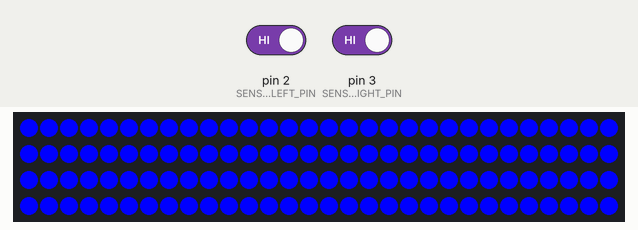
This sketch was run on a simulated Arduino Uno, built with avr-gcc and run on an emulated ATmega328P. Parts: 120 RGB LEDs in strip order, left to right, continuing on the next row. The inputs (shaded band) are chosen by the test bench; at power-on: pin 2 (SENSOR_LEFT_PIN) HIGH, pin 3 (SENSOR_RIGHT_PIN) HIGH.

Above: at 4.3 s.
4.4 s: pin 2 (SENSOR_LEFT_PIN) driven LOW
At 5.4 s:
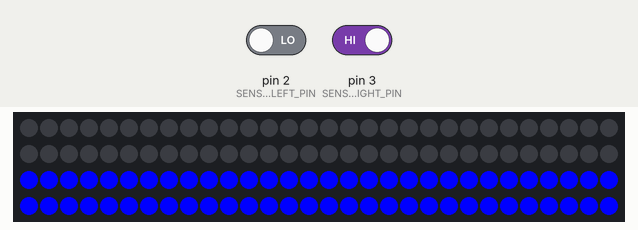
6.2 s: pin 3 (SENSOR_RIGHT_PIN) driven LOW
At 6.9 s:
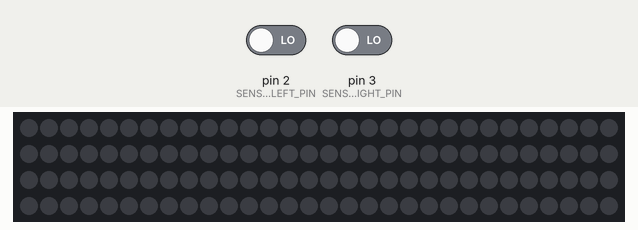
8.0 s: pin 2 (SENSOR_LEFT_PIN) driven HIGH
At 9.3 s:
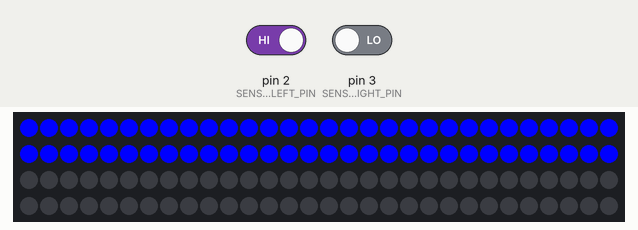
9.8 s: pin 3 (SENSOR_RIGHT_PIN) driven HIGH
At 10.8 s:
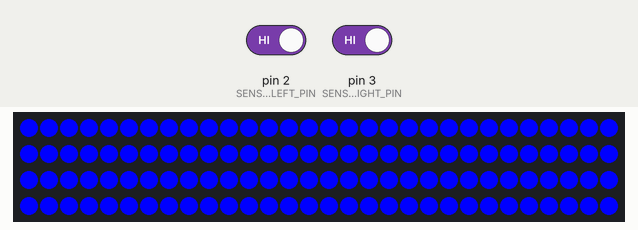
11.6 s: pin 3 (SENSOR_RIGHT_PIN) driven LOW
At 13.1 s:
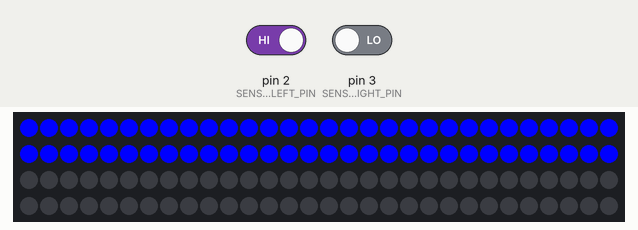
13.4 s: pin 2 (SENSOR_LEFT_PIN) driven LOW
At 14.6 s:
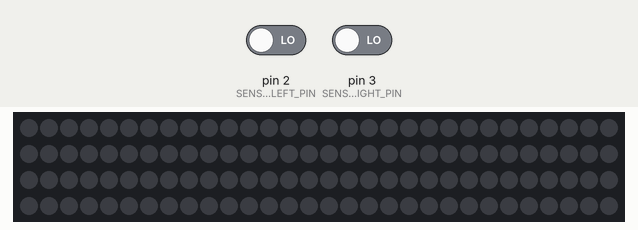
Timing chart, 0 to 16.2 s (numbered marks = the images above; inputs shaded):
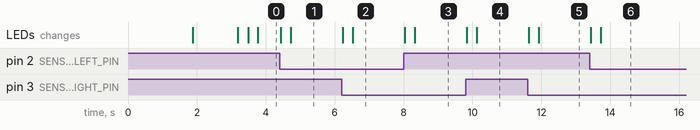

The sketch:

kledingKast.ino
```cpp
#include <Adafruit_NeoPixel.h>
#include <Bounce2.h>
#include "closetLight.h"

#ifdef __AVR__
  #include <avr/power.h>
#endif

#define PIN 9

// Parameter 1 = number of pixels in strip
// Parameter 2 = Arduino pin number (most are valid)
// Parameter 3 = pixel type flags, add together as needed:
//   NEO_KHZ800  800 KHz bitstream (most NeoPixel products w/WS2812 LEDs)
//   NEO_KHZ400  400 KHz (classic 'v1' (not v2) FLORA pixels, WS2811 drivers)
//   NEO_GRB     Pixels are wired for GRB bitstream (most NeoPixel products)
//   NEO_RGB     Pixels are wired for RGB bitstream (v1 FLORA pixels, not v2)
//   NEO_RGBW    Pixels are wired for RGBW bitstream (NeoPixel RGBW products)
Adafruit_NeoPixel strip = Adafruit_NeoPixel(120, PIN, NEO_GRB + NEO_KHZ800);

const int SENSOR_LEFT_PIN = 2;
const int SENSOR_RIGHT_PIN = 3;

#define ARRAY_SIZE 2
#define TIMEOUT 5*60*1000

closetLight lights[ARRAY_SIZE] = {
  closetLight(SENSOR_LEFT_PIN, 0, 60, &strip, TIMEOUT),
  closetLight(SENSOR_RIGHT_PIN, 60, 120, &strip, TIMEOUT),
};


void setup() {
  strip.begin();
  strip.show(); // Initialize all pixels to 'off'

  for (int i=0; i < ARRAY_SIZE; i++)
  {
    lights[i].init();
  }
}


void loop() {
  for (int i=0; i < ARRAY_SIZE; i++)
  {
    lights[i].process();
  }
}
```

closetLight.cpp
```cpp
#include "closetLight.h"

closetLight::closetLight(int s, int f, int l, Adafruit_NeoPixel *str, unsigned long t) {
  sensorPin = s;
  firstLed = f;
  lastLed = l;
  strip = str;
  currentState = 0;
  timeOut = t;
  onColor = str->Color(0,0,255);
}

closetLight::closetLight(int s, int f, int l, Adafruit_NeoPixel *str, unsigned long t, uint32_t c) {
  sensorPin = s;
  firstLed = f;
  lastLed = l;
  strip = str;
  currentState = 0;
  timeOut = t;
  onColor = c;
}


closetLight::~closetLight() {/*nothing to destruct*/}

void closetLight::init() {
    pinMode(sensorPin, INPUT_PULLUP);
    debouncer.attach(sensorPin);
    debouncer.interval(30);

    initLed();
}

void closetLight::initLed() {
  for (int i = firstLed; i < lastLed; i++) {
    strip->setPixelColor(i, strip->Color(255,0,0));
    strip->show();
  }
  delay(1000);
  for (int i = firstLed; i < lastLed; i++) {
    strip->setPixelColor(i, strip->Color(0,0,0));
    strip->show();
  }
}

void closetLight::process() {
  debouncer.update();
  bool state = debouncer.read();
  if (currentState != state) {
    currentState = state;

    if (currentState == true) {
      color = onColor;
      onAt = millis();
    }
    else {
      color = strip->Color(0,0,0);
    }

    ledPos = firstLed;
  }

  if (ledPos < lastLed) {
    strip->setPixelColor(ledPos, color);
    strip->show();
    ledPos++;
  }

  if (currentState == true && (onAt > 0) && (millis()-onAt >= timeOut))
  {
    onAt = 0;
    color = strip->Color(0,0,0);
    ledPos = firstLed;
  }
}
```

closetLight.h
```cpp
#include <Arduino.h>
#include <Bounce2.h>
#include <Adafruit_NeoPixel.h>


class closetLight {
  public:

    closetLight(int s, int f, int l, Adafruit_NeoPixel *str, unsigned long t);
    closetLight(int s, int f, int l, Adafruit_NeoPixel *str, unsigned long t, uint32_t c);
    ~closetLight();
    void init();
    void process();


  private:
    int sensorPin;
    int firstLed;
    int lastLed;
    Adafruit_NeoPixel *strip;
    Bounce debouncer;
    bool currentState;
    uint32_t onColor;
    uint32_t color;
    int ledPos;
    unsigned long onAt;
    unsigned long timeOut;

    void initLed();

};
```

Measured:
- after the input at 4.4 s, the LEDs: first change at once (image 1 shows a later state)
- after the input at 6.2 s, the LEDs: first change at once (image 2 shows a later state)
- after the input at 8.0 s, the LEDs: first change at once (image 3 shows a later state)
- after the input at 9.8 s, the LEDs: first change at once (image 4 shows a later state)
- after the input at 11.6 s, the LEDs: first change at once (image 5 shows a later state)
- after the input at 13.4 s, the LEDs: first change at once (image 6 shows a later state)
